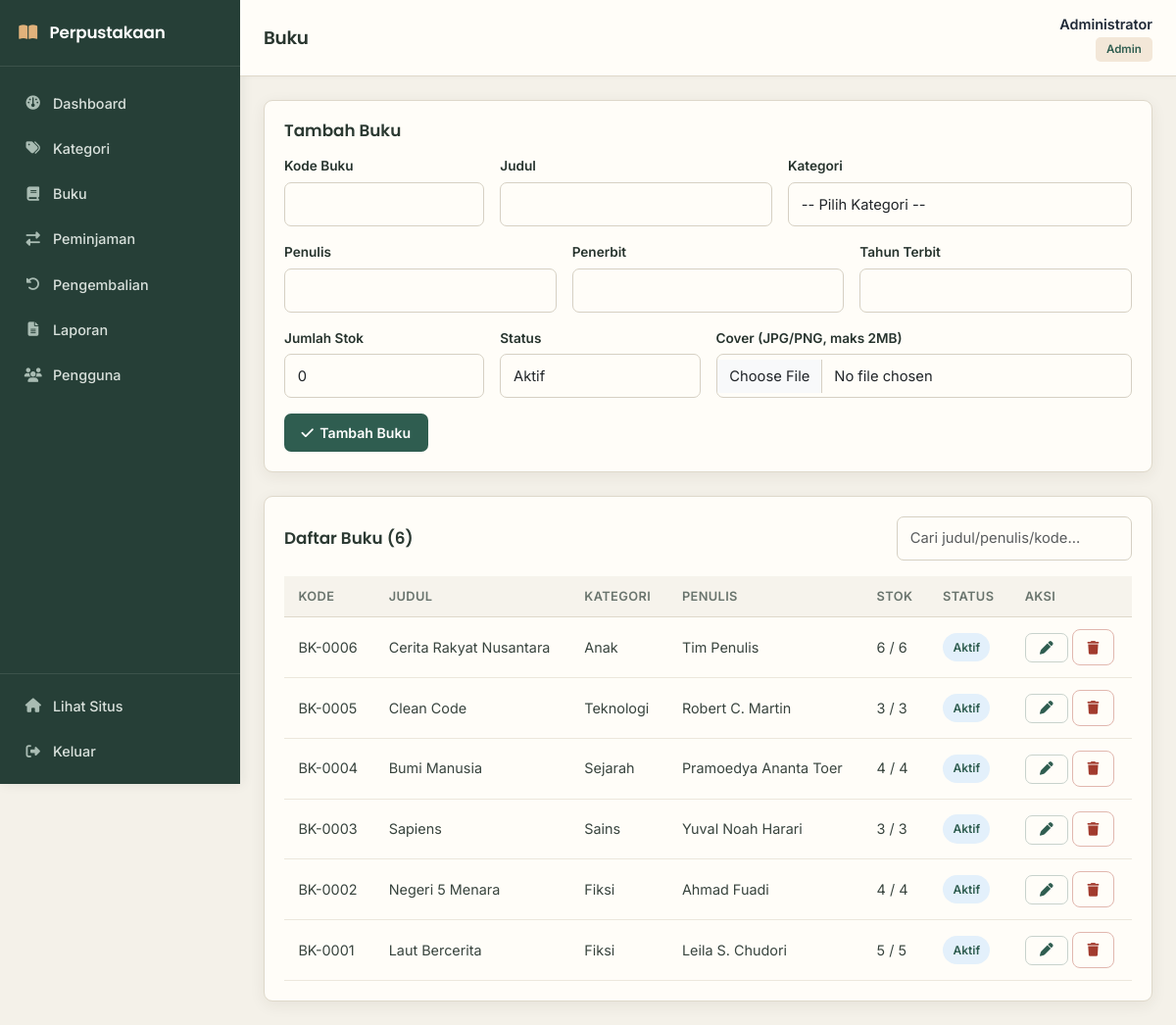
The page /perpus_work/backend/shared/buku_index.php (signed in) on the database its author committed.
### tables this page shows
CREATE TABLE IF NOT EXISTS books (
    id INT AUTO_INCREMENT PRIMARY KEY,
    category_id INT NOT NULL,
    kode_buku VARCHAR(50) NOT NULL UNIQUE,
    judul VARCHAR(255) NOT NULL,
    slug VARCHAR(280) NOT NULL,
    penulis VARCHAR(150) NOT NULL,
    penerbit VARCHAR(150) NULL,
    tahun_terbit YEAR NULL,
    jumlah_stok INT NOT NULL DEFAULT 0,
    stok_tersedia INT NOT NULL DEFAULT 0,
    cover VARCHAR(255) NULL,
    status ENUM('aktif', 'nonaktif') NOT NULL DEFAULT 'aktif',
    created_at TIMESTAMP DEFAULT CURRENT_TIMESTAMP,
    updated_at TIMESTAMP DEFAULT CURRENT_TIMESTAMP ON UPDATE CURRENT_TIMESTAMP,
    CONSTRAINT fk_books_category FOREIGN KEY (category_id) REFERENCES categories(id) ON DELETE RESTRICT
);

CREATE TABLE IF NOT EXISTS categories (
    id INT AUTO_INCREMENT PRIMARY KEY,
    nama_kategori VARCHAR(100) NOT NULL,
    slug VARCHAR(120) NOT NULL UNIQUE,
    deskripsi TEXT NULL,
    status ENUM('aktif', 'nonaktif') NOT NULL DEFAULT 'aktif',
    created_at TIMESTAMP DEFAULT CURRENT_TIMESTAMP,
    updated_at TIMESTAMP DEFAULT CURRENT_TIMESTAMP ON UPDATE CURRENT_TIMESTAMP
);

### perpus_work/backend/shared/buku_index.php (the view, shortened to what this page needs)
<?php
require_once __DIR__ . '/../layouts/header.php';
require_once __DIR__ . '/../layouts/sidebar.php';
$editData = null;
$keyword = trim($_GET['q'] ?? '');
$sql = "SELECT books.*, categories.nama_kategori FROM books LEFT JOIN categories ON categories.id = books.category_id";
$params = [];
$sql .= " ORDER BY books.id DESC";
$stmt = $db->prepare($sql);
$stmt->execute($params);
$books = $stmt->fetchAll();
?>
<div class="panel mb-4">
    <div class="panel-heading">
        <h2><?= $editData ? 'Edit Buku' : 'Tambah Buku' ?></h2>
    </div>
    <form action="proses.php" method="POST" enctype="multipart/form-data">
        <div class="row g-3">
            <div class="col-md-3">
                <label class="form-label">Kode Buku</label>
                <input type="text" name="kode_buku" class="form-control" required
                       value="<?= htmlspecialchars($editData['kode_buku'] ?? '', ENT_QUOTES, 'UTF-8') ?>">
            </div>
            <div class="col-md-4">
                <label class="form-label">Judul</label>
                <input type="text" name="judul" class="form-control" required
                       value="<?= htmlspecialchars($editData['judul'] ?? '', ENT_QUOTES, 'UTF-8') ?>">
            </div>
            <div class="col-md-5">
                <label class="form-label">Kategori</label>
                <select name="category_id" class="form-control" required>
                    <option value="">-- Pilih Kategori --</option>
                </select>
            </div>
            <div class="col-md-4">
                <label class="form-label">Penulis</label>
                <input type="text" name="penulis" class="form-control" required
                       value="<?= htmlspecialchars($editData['penulis'] ?? '', ENT_QUOTES, 'UTF-8') ?>">
            </div>
            <div class="col-md-4">
                <label class="form-label">Penerbit</label>
                <input type="text" name="penerbit" class="form-control"
                       value="<?= htmlspecialchars($editData['penerbit'] ?? '', ENT_QUOTES, 'UTF-8') ?>">
            </div>
            <div class="col-md-4">
                <label class="form-label">Tahun Terbit</label>
                <input type="number" name="tahun_terbit" class="form-control" min="1900" max="2100"
                       value="<?= htmlspecialchars($editData['tahun_terbit'] ?? '', ENT_QUOTES, 'UTF-8') ?>">
            </div>
            <div class="col-md-3">
                <label class="form-label">Jumlah Stok</label>
                <input type="number" name="jumlah_stok" class="form-control" min="0" required
                       value="<?= htmlspecialchars($editData['jumlah_stok'] ?? '0', ENT_QUOTES, 'UTF-8') ?>">
            </div>
            <div class="col-md-3">
                <label class="form-label">Status</label>
                <select name="status" class="form-control">
                    <option value="aktif" <?= ($editData['status'] ?? 'aktif') === 'aktif' ? 'selected' : '' ?>>Aktif</option>
                </select>
            </div>
            <div class="col-md-6">
                <label class="form-label">Cover (JPG/PNG, maks 2MB)</label>
                <input type="file" name="cover" class="form-control" accept=".jpg,.jpeg,.png">
            </div>
        </div>
        <div class="mt-3">
            <button type="submit" class="btn-brand"><i class="fas fa-check"></i> <?= $editData ? 'Simpan Perubahan' : 'Tambah Buku' ?></button>
        </div>
    </form>
</div>
<div class="panel">
    <div class="panel-heading">
        <h2>Daftar Buku (<?= count($books) ?>)</h2>
        <form action="index.php" method="GET">
            <input type="text" name="q" class="form-control" placeholder="Cari judul/penulis/kode..." value="<?= htmlspecialchars($keyword, ENT_QUOTES, 'UTF-8') ?>" style="width:240px;">
        </form>
    </div>
    <div class="table-wrap">
        <table class="data-table">
            <thead>
                <tr><th>Kode</th><th>Judul</th><th>Kategori</th><th>Penulis</th><th>Stok</th><th>Status</th><th>Aksi</th></tr>
            </thead>
            <tbody>
                <?php if (empty($books)): ?>
                    <tr><td colspan="7" class="text-center text-muted py-4">Belum ada buku.</td></tr>
                <?php else: ?>
                    <?php foreach ($books as $book): ?>
                        <tr>
                            <td><?= htmlspecialchars($book['kode_buku'], ENT_QUOTES, 'UTF-8') ?></td>
                            <td><?= htmlspecialchars($book['judul'], ENT_QUOTES, 'UTF-8') ?></td>
                            <td><?= htmlspecialchars($book['nama_kategori'] ?? '-', ENT_QUOTES, 'UTF-8') ?></td>
                            <td><?= htmlspecialchars($book['penulis'], ENT_QUOTES, 'UTF-8') ?></td>
                            <td><?= (int) $book['stok_tersedia'] ?> / <?= (int) $book['jumlah_stok'] ?></td>
                            <td><span class="badge-pill badge-<?= $book['status'] === 'aktif' ? 'aktif' : 'nonaktif' ?>"><?= ucfirst($book['status']) ?></span></td>
                            <td>
                                <a href="index.php?edit=<?= (int) $book['id'] ?>" class="btn-outline"><i class="fas fa-pen"></i></a>
                                <form action="proses.php" method="POST" style="display:inline" onsubmit="return confirm('Hapus buku ini?');">
                                    <button type="submit" class="btn-danger-outline"><i class="fas fa-trash"></i></button>
                                </form>
                            </td>
                        </tr>
                    <?php endforeach; ?>
                <?php endif; ?>
            </tbody>
        </table>
    </div>
</div>

### backend/assets/style.css (style rules this page uses)
:root { --color-bg: #F2F6FC; --color-surface: #FFFFFF; --color-ink: #12202E; --color-ink-soft: #5B6B7C; --color-primary: #0B4F9C; --color-primary-dark: #073868; --color-accent: #1E9BE0; --color-accent-soft: #DCEEFB; --color-border: #DCE6F0; --font-display: 'Poppins', sans-serif; --font-body: 'Inter', sans-serif; }
* { box-sizing: border-box; }
body { margin: 0; font-family: var(--font-body); background: var(--color-bg); color: var(--color-ink); }
h1, h2, h3 { font-family: var(--font-display); }
.panel { background: var(--color-surface); border: 1px solid var(--color-border); border-radius: 12px; padding: 1.5rem; }
.panel-heading { display: flex; justify-content: space-between; align-items: center; margin-bottom: 1.2rem; flex-wrap: wrap; gap: 0.6rem; }
.panel-heading h2 { font-size: 1.05rem; font-weight: 600; margin: 0; }
.btn-brand { background: var(--color-primary); color: #fff; border: none; border-radius: 8px; padding: 0.55rem 1.1rem; font-weight: 600; font-size: 0.88rem; text-decoration: none; display: inline-flex; align-items: center; gap: 0.4rem; cursor: pointer; }
.btn-outline { background: transparent; color: var(--color-primary); border: 1.5px solid var(--color-primary); border-radius: 8px; padding: 0.45rem 0.9rem; font-weight: 600; font-size: 0.85rem; text-decoration: none; display: inline-flex; align-items: center; gap: 0.35rem; }
.btn-danger-outline { background: transparent; color: #A23B2E; border: 1.5px solid #E1B7AE; border-radius: 8px; padding: 0.45rem 0.9rem; font-weight: 600; font-size: 0.85rem; cursor: pointer; }
.table-wrap { overflow-x: auto; }
table.data-table { width: 100%; border-collapse: collapse; font-size: 0.9rem; }
.data-table th { text-align: left; padding: 0.7rem 0.9rem; color: var(--color-ink-soft); font-weight: 600; font-size: 0.8rem; text-transform: uppercase; letter-spacing: 0.03em; border-bottom: 2px solid var(--color-border); white-space: nowrap; }
.data-table td { padding: 0.75rem 0.9rem; border-bottom: 1px solid var(--color-border); vertical-align: middle; }
.badge-pill { display: inline-block; font-size: 0.75rem; font-weight: 600; padding: 0.2rem 0.65rem; border-radius: 999px; }
.badge-aktif, .badge-dikembalikan { background: #E3F0FB; color: var(--color-primary); }
.form-label { font-size: 0.85rem; font-weight: 600; margin-bottom: 0.4rem; display: block; }
.form-control { width: 100%; padding: 0.6rem 0.85rem; border: 1.5px solid var(--color-border); border-radius: 8px; font-family: inherit; font-size: 0.92rem; background: var(--color-bg); }
:root { --color-bg: #f5f7fb; --color-surface: #ffffff; --color-ink: #172033; --color-ink-soft: #6b7280; --color-primary: #5b5ce2; --color-primary-dark: #3730a3; --color-accent: #8b5cf6; --color-accent-soft: #eeecff; --color-border: #e8eaf2; --shadow-soft: 0 8px 30px rgba(31, 41, 55, .06); --shadow-hover: 0 14px 34px rgba(79, 70, 229, .12); }
body { background: #f5f7fb; color: var(--color-ink); }
.stat-card, .panel { border: 1px solid var(--color-border); border-radius: 16px; box-shadow: var(--shadow-soft); transition: transform .2s ease, box-shadow .2s ease, border-color .2s ease; }
.panel { padding: 1.45rem; }
.panel-heading { margin-bottom: 1rem; }
.panel-heading h2 { font-size: 1.08rem; color: #20243a; }
.btn-brand { background: linear-gradient(135deg, #5b5ce2, #7c3aed); border-radius: 10px; box-shadow: 0 7px 16px rgba(91,92,226,.2); }
.btn-outline { color: #5b5ce2; border-color: #d9d7fb; border-radius: 10px; background: #fafaff; }
.data-table { border-spacing: 0; }
.data-table th { color: #777d91; background: #fafbfe; border-bottom: 1px solid #e7e9f0; }
.data-table td { border-bottom: 1px solid #eef0f5; color: #30364a; }
.data-table tbody tr { transition: background .15s ease; }
.badge-pill { border-radius: 999px; padding: .35rem .65rem; font-weight: 600; }
.form-control, .form-select { border-color: #dfe2eb; border-radius: 10px; padding: .65rem .8rem; }

### rows shown on the page
books: kode_buku "BK-0006", judul "Cerita Rakyat Nusantara", category.nama_kategori "Anak", penulis "Tim Penulis", stok_tersedia "6", jumlah_stok "6", status "Aktif"
books: kode_buku "BK-0005", judul "Clean Code", category.nama_kategori "Teknologi", penulis "Robert C. Martin", stok_tersedia "3", jumlah_stok "3", status "Aktif"
books: kode_buku "BK-0004", judul "Bumi Manusia", category.nama_kategori "Sejarah", penulis "Pramoedya Ananta Toer", stok_tersedia "4", jumlah_stok "4", status "Aktif"
books: kode_buku "BK-0003", judul "Sapiens", category.nama_kategori "Sains", penulis "Yuval Noah Harari", stok_tersedia "3", jumlah_stok "3", status "Aktif"
books: kode_buku "BK-0002", judul "Negeri 5 Menara", category.nama_kategori "Fiksi", penulis "Ahmad Fuadi", stok_tersedia "4", jumlah_stok "4", status "Aktif"
books: kode_buku "BK-0001", judul "Laut Bercerita", category.nama_kategori "Fiksi", penulis "Leila S. Chudori", stok_tersedia "5", jumlah_stok "5", status "Aktif"

### other values the page prints
$pageTitle "Buku"
$me['nama'] ?: $me['username'] "Administrator"
$me['role'] "Admin"
count($books) "6"
